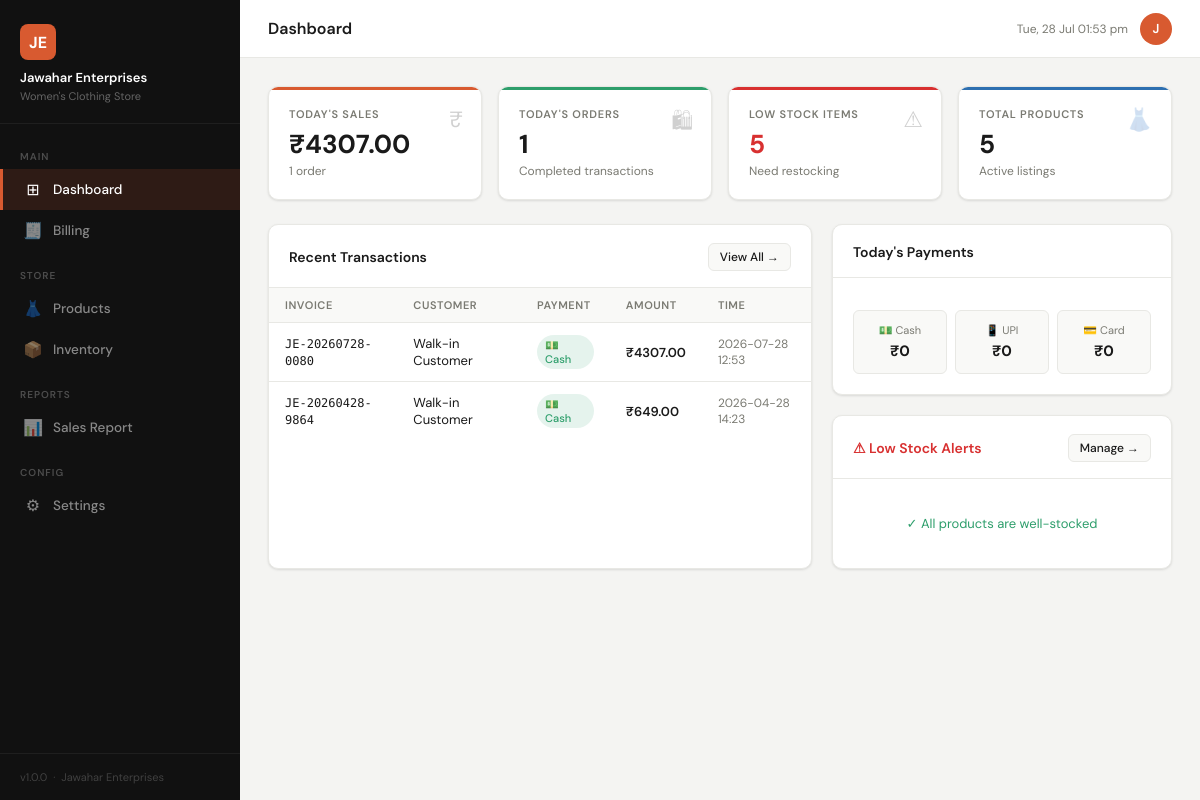
The page / on the database its author committed.
### models.py (models this page shows, shortened)
class Transaction(db.Model):
    __tablename__ = 'transactions'
    id = db.Column(db.Integer, primary_key=True)
    invoice_number = db.Column(db.String(50), unique=True, nullable=False)
    date = db.Column(db.DateTime, default=datetime.utcnow)
    customer_name = db.Column(db.String(200), default='Walk-in Customer')
    customer_phone = db.Column(db.String(20), default='')
    payment_method = db.Column(db.String(20), nullable=False)
    subtotal = db.Column(db.Float, default=0.0)
    discount_amount = db.Column(db.Float, default=0.0)
    gst_amount = db.Column(db.Float, default=0.0)
    total = db.Column(db.Float, nullable=False)
    notes = db.Column(db.Text, default='')
    items = db.relationship('TransactionItem', backref='transaction', lazy=True, cascade='all, delete-orphan')
    def to_dict(self):
        return {
            'id': self.id,
            'invoice_number': self.invoice_number,
            'date': self.date.isoformat() if self.date else None,
            'customer_name': self.customer_name,
            'customer_phone': self.customer_phone,
            'payment_method': self.payment_method,
            'subtotal': self.subtotal,
            'discount_amount': self.discount_amount,
            'gst_amount': self.gst_amount,
            'total': self.total,
            'notes': self.notes,
            'items': [item.to_dict() for item in self.items]
        }

### routes.py (the view)
@main.route('/')
def dashboard():
    stats = get_dashboard_stats()
    settings = Settings.query.first()
    return render_template('dashboard.html', stats=stats, settings=settings)

### models.py (called while the page is built)
    def to_dict(self):
        return {
            'id': self.id,
            'transaction_id': self.transaction_id,
            'product_id': self.product_id,
            'product_name': self.product_name,
            'product_size': self.product_size,
            'quantity': self.quantity,
            'unit_price': self.unit_price,
            'total_price': self.total_price
        }

### templates/dashboard.html (shortened to what this page needs)
{% extends "base.html" %}
{% block page_title %}Dashboard{% endblock %}
{% block content %}
<div class="stat-grid">
  <div class="stat-card">
    <div class="stat-icon">₹</div>
    <div class="stat-label">Today's Sales</div>
    <div class="stat-value" id="stat-sales">₹{{ "%.2f"|format(stats.today_sales) }}</div>
    <div class="stat-sub">{{ stats.today_orders }} order{{ 's' if stats.today_orders != 1 }}</div>
  </div>
  <div class="stat-card green">
    <div class="stat-icon">🛍</div>
    <div class="stat-label">Today's Orders</div>
    <div class="stat-value">{{ stats.today_orders }}</div>
    <div class="stat-sub">Completed transactions</div>
  </div>
  <div class="stat-card red">
    <div class="stat-icon">⚠</div>
    <div class="stat-label">Low Stock Items</div>
    <div class="stat-value" id="stat-low-stock" style="color:var(--danger)">{{ stats.low_stock_count }}</div>
    <div class="stat-sub">Need restocking</div>
  </div>
  <div class="stat-card blue">
    <div class="stat-icon">👗</div>
    <div class="stat-label">Total Products</div>
    <div class="stat-value">{{ stats.total_products }}</div>
    <div class="stat-sub">Active listings</div>
  </div>
</div>
<div class="bottom-grid">
  <div class="card">
    <div class="card-header">
      <div class="card-title">Recent Transactions</div>
      <a href="{{ url_for('main.sales_report') }}" class="btn btn-secondary btn-sm">View All →</a>
    </div>
    <div class="table-wrap">
      <table>
        <thead>
          <tr>
            <th>Invoice</th>
            <th>Customer</th>
            <th>Payment</th>
            <th>Amount</th>
            <th>Time</th>
          </tr>
        </thead>
        <tbody id="recent-transactions-tbody">
          {% for txn in stats.recent_transactions %}
          <tr>
            <td><span style="font-family:var(--font-mono);font-size:12px;">{{ txn.invoice_number }}</span></td>
            <td>{{ txn.customer_name }}</td>
            <td>
              {% if txn.payment_method == 'Cash' %}
                <span class="badge badge-success">💵 Cash</span>
              {% elif txn.payment_method == 'UPI' %}
                <span class="badge badge-info">📱 UPI</span>
              {% else %}
                <span class="badge badge-neutral">💳 Card</span>
              {% endif %}
            </td>
            <td class="fw-600">₹{{ "%.2f"|format(txn.total) }}</td>
            <td class="text-muted" style="font-size:12px;">{{ txn.date[:16].replace('T',' ') if txn.date else '—' }}</td>
          </tr>
          {% endfor %}
        </tbody>
      </table>
    </div>
  </div>
  <div style="display:flex;flex-direction:column;gap:20px;">
    <div class="card">
      <div class="card-header">
        <div class="card-title">Today's Payments</div>
      </div>
      <div class="card-body">
        <div class="payment-pills" id="payment-breakdown">
          <div class="payment-pill">
            <div class="p-label">💵 Cash</div>
            <div class="p-value" id="pay-cash">₹0</div>
          </div>
          <div class="payment-pill">
            <div class="p-label">📱 UPI</div>
            <div class="p-value" id="pay-upi">₹0</div>
          </div>
          <div class="payment-pill">
            <div class="p-label">💳 Card</div>
            <div class="p-value" id="pay-card">₹0</div>
          </div>
        </div>
      </div>
    </div>
    <div class="card" style="flex:1;">
      <div class="card-header">
        <div class="card-title" style="color:var(--danger)">⚠ Low Stock Alerts</div>
        <a href="{{ url_for('main.inventory') }}" class="btn btn-secondary btn-sm">Manage →</a>
      </div>
      <div class="card-body">
        <div class="low-stock-list" id="low-stock-list">
        </div>
      </div>
    </div>
  </div>
</div>
{% endblock %}

### static/css/style.css (style rules this page uses)
a { transition: color 0.15s ease; }

### templates/base.html (style rules this page uses)
:root { --sidebar-bg: #111111; --sidebar-width: 240px; --accent: #D85A30; --accent-light: #f0724a; --accent-dim: rgba(216,90,48,0.12); --bg: #f4f4f2; --surface: #ffffff; --surface-2: #f9f9f7; --border: #e8e8e4; --text: #1a1a1a; --text-muted: #7a7a72; --text-light: #b0b0a8; --success: #2d9e6b; --warning: #e8a020; --danger: #d83030; --info: #2d6fb0; --radius: 10px; --radius-sm: 6px; --shadow: 0 1px 3px rgba(0,0,0,0.08), 0 1px 2px rgba(0,0,0,0.04); --shadow-md: 0 4px 12px rgba(0,0,0,0.1); --shadow-lg: 0 8px 24px rgba(0,0,0,0.12); --font: 'DM Sans', sans-serif; --font-mono: 'DM Mono', monospace; }
*, *::before, *::after { box-sizing: border-box; margin: 0; padding: 0; }
html, body { height: 100%; font-family: var(--font); background: var(--bg); color: var(--text); }
.card { background: var(--surface); border: 1px solid var(--border); border-radius: var(--radius); box-shadow: var(--shadow); }
.card-header { padding: 18px 20px 16px; border-bottom: 1px solid var(--border); display: flex; align-items: center; justify-content: space-between; }
.card-title { font-size: 14px; font-weight: 600; }
.card-body { padding: 20px; }
.btn { display: inline-flex; align-items: center; gap: 7px; padding: 8px 16px; border-radius: var(--radius-sm); font-size: 13px; font-weight: 500; font-family: var(--font); border: none; cursor: pointer; transition: all 0.15s ease; text-decoration: none; }
.btn-secondary { background: var(--surface-2); color: var(--text); border: 1px solid var(--border); }
.btn-sm { padding: 5px 11px; font-size: 12px; }
.badge { display: inline-flex; align-items: center; padding: 3px 8px; border-radius: 20px; font-size: 11px; font-weight: 500; }
.badge-success { background: rgba(45,158,107,0.12); color: var(--success); }
.table-wrap { overflow-x: auto; }
table { width: 100%; border-collapse: collapse; }
th { font-size: 11px; font-weight: 600; text-transform: uppercase; letter-spacing: 0.05em; color: var(--text-muted); padding: 10px 16px; text-align: left; border-bottom: 1px solid var(--border); background: var(--surface-2); }
td { padding: 12px 16px; font-size: 13px; border-bottom: 1px solid var(--border); vertical-align: middle; }
tr:last-child td { border-bottom: none; }
.text-muted { color: var(--text-muted); }
.fw-600 { font-weight: 600; }

### templates/dashboard.html (style rules this page uses)
.stat-grid { display: grid; grid-template-columns: repeat(4, 1fr); gap: 16px; margin-bottom: 24px; }
.stat-card { background: var(--surface); border: 1px solid var(--border); border-radius: var(--radius); padding: 20px; box-shadow: var(--shadow); position: relative; overflow: hidden; }
.stat-card::before { content: ''; position: absolute; top: 0; left: 0; right: 0; height: 3px; background: var(--accent); }
.stat-card.green::before { background: var(--success); }
.stat-card.blue::before { background: var(--info); }
.stat-card.red::before { background: var(--danger); }
.stat-label { font-size: 11px; font-weight: 600; text-transform: uppercase; letter-spacing: 0.07em; color: var(--text-muted); margin-bottom: 10px; }
.stat-value { font-size: 26px; font-weight: 700; color: var(--text); line-height: 1; }
.stat-icon { position: absolute; right: 18px; top: 18px; font-size: 22px; opacity: 0.2; }
.stat-sub { font-size: 12px; color: var(--text-muted); margin-top: 6px; }
.bottom-grid { display: grid; grid-template-columns: 1fr 340px; gap: 20px; }
.payment-pills { display: flex; gap: 8px; flex-wrap: wrap; margin-top: 12px; }
.payment-pill { flex: 1; min-width: 80px; background: var(--surface-2); border: 1px solid var(--border); border-radius: var(--radius-sm); padding: 12px 14px; text-align: center; }
.payment-pill .p-label { font-size: 11px; color: var(--text-muted); margin-bottom: 4px; }
.payment-pill .p-value { font-size: 15px; font-weight: 700; }
.low-stock-list { display: flex; flex-direction: column; gap: 8px; }

### rows shown on the page
Transaction: invoice_number "JE-20260728-0080", customer_name "Walk-in Customer", payment_method "💵 Cash", total "4307.00", date "2026-07-28 12:53"
Transaction: invoice_number "JE-20260428-9864", customer_name "Walk-in Customer", payment_method "💵 Cash", total "649.00", date "2026-04-28 14:23"

### other values the page prints
{{ "%.2f"|format(stats.today_sales) }} "4307.00"
{{ stats.today_orders }} "1"
{{ stats.low_stock_count }} "5"
{{ stats.total_products }} "5"
